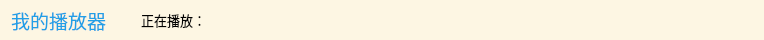
<?xml version="1.0" encoding="UTF-8"?>
<ui version="4.0">
 <class>title</class>
 <widget class="QWidget" name="title">
  <property name="geometry">
   <rect>
    <x>0</x>
    <y>0</y>
    <width>764</width>
    <height>40</height>
   </rect>
  </property>
  <property name="maximumSize">
   <size>
    <width>16777215</width>
    <height>40</height>
   </size>
  </property>
  <property name="windowTitle">
   <string>Form</string>
  </property>
  <property name="styleSheet">
   <string notr="true"/>
  </property>
  <layout class="QHBoxLayout" name="horizontalLayout_2">
   <property name="spacing">
    <number>0</number>
   </property>
   <property name="leftMargin">
    <number>0</number>
   </property>
   <property name="topMargin">
    <number>0</number>
   </property>
   <property name="rightMargin">
    <number>0</number>
   </property>
   <property name="bottomMargin">
    <number>0</number>
   </property>
   <item>
    <widget class="QWidget" name="widget" native="true">
     <property name="styleSheet">
      <string notr="true">QPushButton{
border:0;
}
QPushButton:hover{
background-color:rgb(226,215,210);
}
QWidget{
background-color: rgb(253,246,227);
}
QLabel#logo{
color:rgb(33,159,230);
}
QLabel#logo:hover{
	color: rgb(255, 170, 0);
}</string>
     </property>
     <layout class="QHBoxLayout" name="horizontalLayout">
      <property name="spacing">
       <number>6</number>
      </property>
      <property name="leftMargin">
       <number>11</number>
      </property>
      <property name="topMargin">
       <number>0</number>
      </property>
      <property name="rightMargin">
       <number>0</number>
      </property>
      <property name="bottomMargin">
       <number>0</number>
      </property>
      <item>
       <widget class="QLabel" name="logo">
        <property name="minimumSize">
         <size>
          <width>124</width>
          <height>40</height>
         </size>
        </property>
        <property name="maximumSize">
         <size>
          <width>124</width>
          <height>40</height>
         </size>
        </property>
        <property name="font">
         <font>
          <family>华文行楷</family>
          <pointsize>14</pointsize>
          <weight>50</weight>
          <bold>false</bold>
         </font>
        </property>
        <property name="text">
         <string>我的播放器</string>
        </property>
       </widget>
      </item>
      <item>
       <widget class="QLabel" name="filename">
        <property name="font">
         <font>
          <family>仿宋</family>
          <pointsize>10</pointsize>
          <weight>50</weight>
          <italic>false</italic>
          <bold>false</bold>
         </font>
        </property>
        <property name="autoFillBackground">
         <bool>false</bool>
        </property>
        <property name="text">
         <string>正在播放：</string>
        </property>
       </widget>
      </item>
      <item>
       <widget class="QPushButton" name="min_show">
        <property name="sizePolicy">
         <sizepolicy hsizetype="Minimum" vsizetype="Fixed">
          <horstretch>0</horstretch>
          <verstretch>0</verstretch>
         </sizepolicy>
        </property>
        <property name="minimumSize">
         <size>
          <width>40</width>
          <height>40</height>
         </size>
        </property>
        <property name="maximumSize">
         <size>
          <width>40</width>
          <height>40</height>
         </size>
        </property>
        <property name="styleSheet">
         <string notr="true"/>
        </property>
        <property name="text">
         <string/>
        </property>
        <property name="icon">
         <iconset resource="resure.qrc">
          <normaloff>:/src/min.png</normaloff>:/src/min.png</iconset>
        </property>
        <property name="iconSize">
         <size>
          <width>30</width>
          <height>30</height>
         </size>
        </property>
       </widget>
      </item>
      <item>
       <widget class="QPushButton" name="max_show">
        <property name="sizePolicy">
         <sizepolicy hsizetype="Minimum" vsizetype="Fixed">
          <horstretch>0</horstretch>
          <verstretch>0</verstretch>
         </sizepolicy>
        </property>
        <property name="minimumSize">
         <size>
          <width>40</width>
          <height>40</height>
         </size>
        </property>
        <property name="maximumSize">
         <size>
          <width>40</width>
          <height>40</height>
         </size>
        </property>
        <property name="text">
         <string/>
        </property>
        <property name="icon">
         <iconset resource="resure.qrc">
          <normaloff>:/src/max.png</normaloff>:/src/max.png</iconset>
        </property>
        <property name="iconSize">
         <size>
          <width>30</width>
          <height>30</height>
         </size>
        </property>
       </widget>
      </item>
      <item>
       <widget class="QPushButton" name="exit">
        <property name="sizePolicy">
         <sizepolicy hsizetype="Minimum" vsizetype="Fixed">
          <horstretch>0</horstretch>
          <verstretch>0</verstretch>
         </sizepolicy>
        </property>
        <property name="minimumSize">
         <size>
          <width>40</width>
          <height>40</height>
         </size>
        </property>
        <property name="maximumSize">
         <size>
          <width>40</width>
          <height>40</height>
         </size>
        </property>
        <property name="text">
         <string/>
        </property>
        <property name="icon">
         <iconset resource="resure.qrc">
          <normaloff>:/src/exit.png</normaloff>:/src/exit.png</iconset>
        </property>
        <property name="iconSize">
         <size>
          <width>25</width>
          <height>25</height>
         </size>
        </property>
        <property name="checkable">
         <bool>false</bool>
        </property>
        <property name="autoDefault">
         <bool>false</bool>
        </property>
       </widget>
      </item>
     </layout>
    </widget>
   </item>
  </layout>
 </widget>
 <resources>
  <include location="resure.qrc"/>
 </resources>
 <connections/>
</ui>
